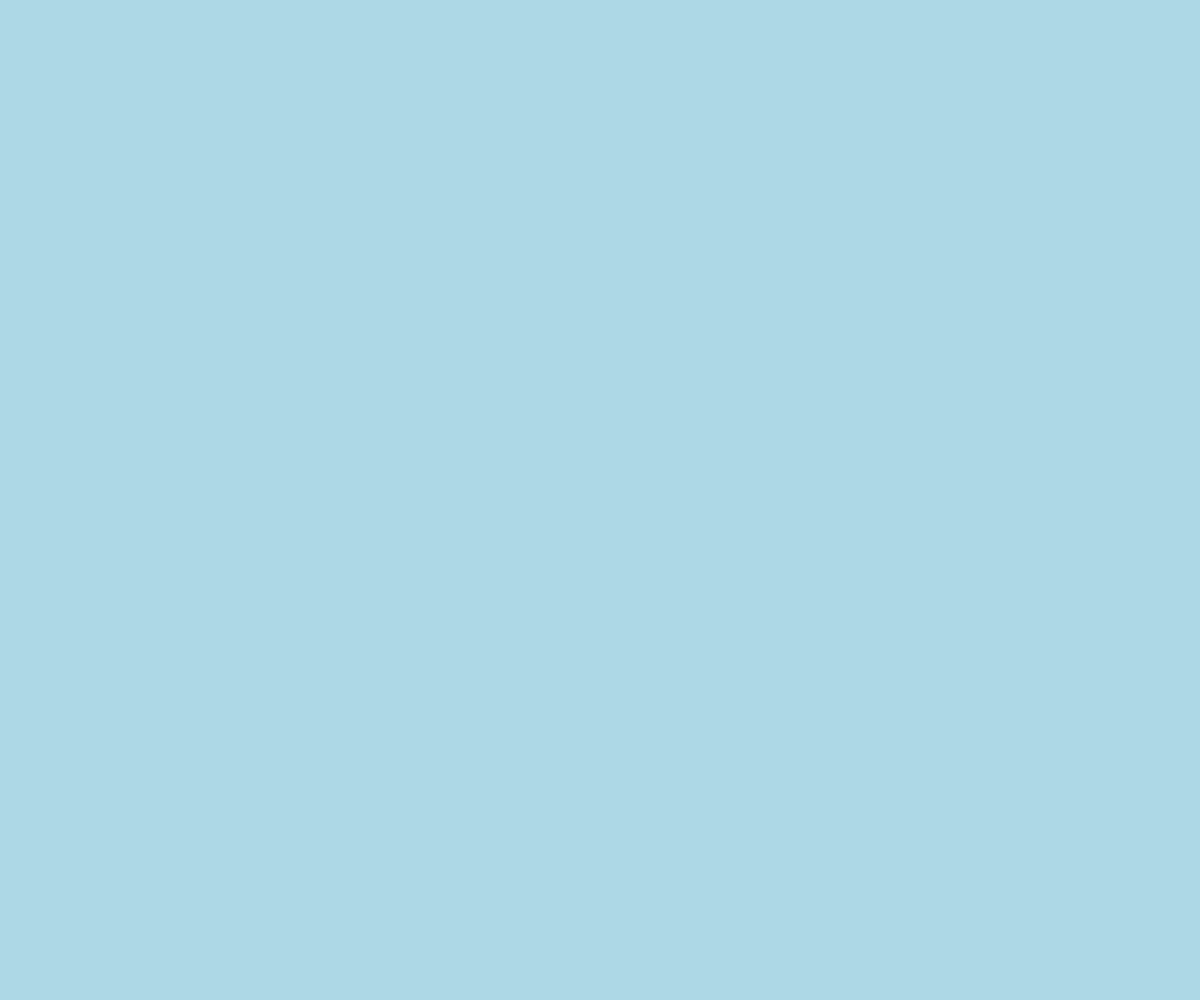
Frame 1 (no input)
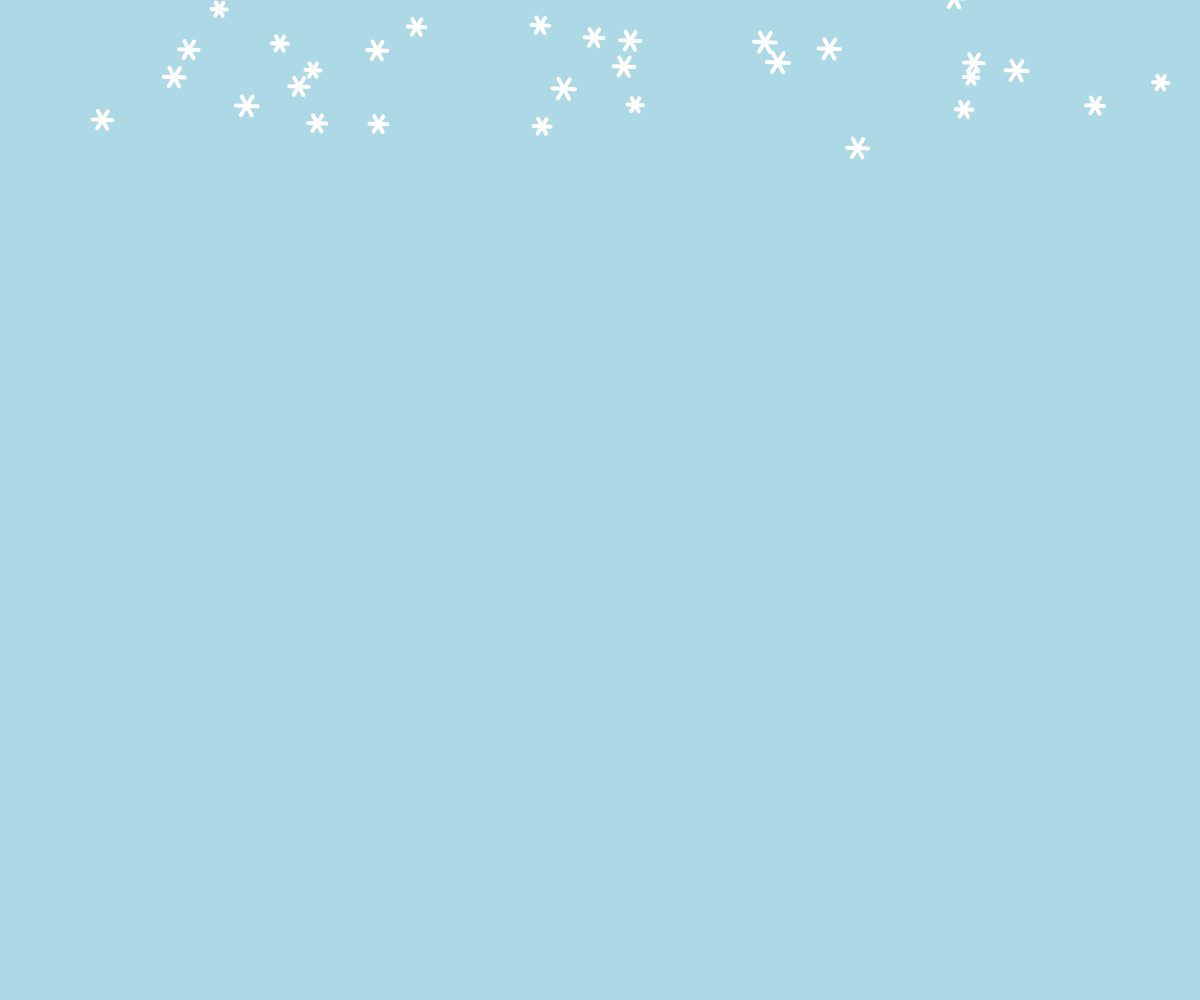
Frame 60 (no input)
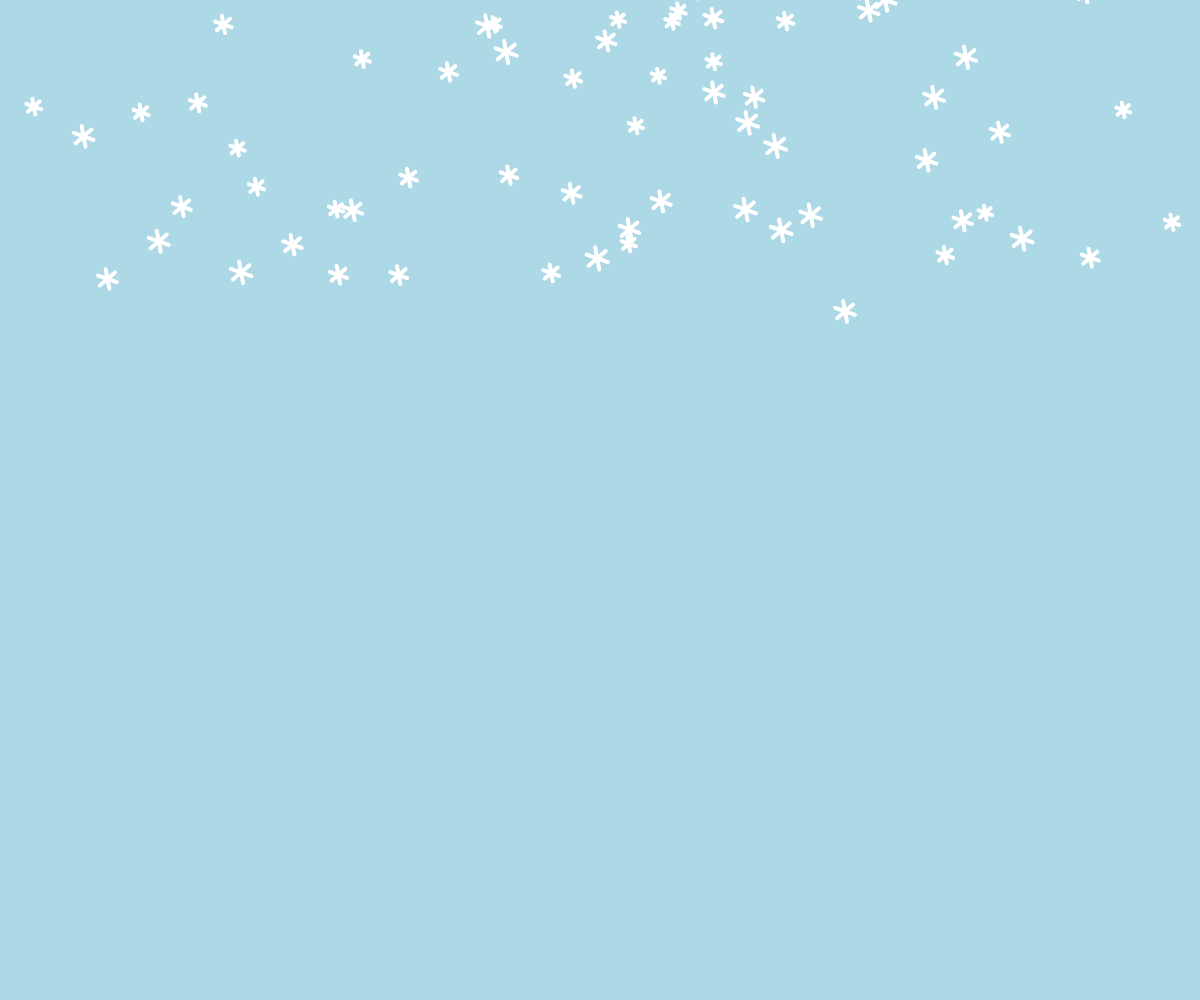
Frame 120 (the mouse pressed at the canvas centre since frame 60)

The p5.js sketch that drew these frames (run headless with seeded random() and noise() and a simulated clock; from frame 60 on, the mouse is pressed at the canvas centre):

// p5.js sketch
// ── sketch.js
let snowflakes = []; // array per contenere i fiocchi di neve
let snowmen = [];

function setup() {
  createCanvas(windowWidth, windowHeight);
  fill(240);
  noStroke();
}

// classe Snowman
class Snowman {
  constructor(x, y) {
    this.x = x;
    this.y = y;
    this.speed = 10; // velocità di caduta
  }

  update() {
    this.y += this.speed; // fa cadere il pupazzo di neve

    // rimuove il pupazzo di neve se è fuori dallo schermo
    if (this.y > height) {
      let index = snowmen.indexOf(this);
      snowmen.splice(index, 4);
    }
  }

  display() {
    // corpo del pupazzo di neve
    ellipse(this.x, this.y, 90); // cerchio inferiore
    ellipse(this.x, this.y - 65, 75); // cerchio del mezzo
    ellipse(this.x, this.y - 130, 50); // cerchio superiore

    // naso del pupazzo di neve (triangolo arancione)
    fill('orange');
    triangle(this.x, this.y - 130, this.x + 30, this.y - 135, this.x, this.y - 140);
    fill(240); // resetta il colore
  }
}

function mousePressed() {
  snowmen.push(new Snowman(mouseX, mouseY));
}

function draw() {
  background('LightBlue');
  let t = frameCount / 600; // aggiorna il tempo

  // crea un fiocco di neve casuale
  if (random() < 0.5) {
    snowflakes.push(new snowflake()); // aggiungi un fiocco di neve
  }

  // disegna i fiocchi di neve
  for (let flake of snowflakes) {
    flake.update(t); // aggiorna il fiocco di neve
    flake.display(); // disegna il fiocco di neve
  }

  // aggiungi questo nel tuo ciclo draw
  for (let snowman of snowmen) {
    snowman.update();
    snowman.display();
  }
}

// classe fiocco di neve
function snowflake() {
  // inizializza le proprietà
  this.posX = 0;
  this.posY = random(-50, 0);
  this.initialangle = random(0, 2 * PI);
  this.size = random(5, 8);

  // radiale
  this.radius = sqrt(random(pow(width / 2, 2)));

  this.update = function(time) {
    // x posizione
    let w = 0.6; // velocità angolare
    let angle = w * time + this.initialangle;
    this.posX = width / 2 + this.radius * sin(angle);

    // dimensioni differenti cadono a velocità diverse
    this.posY += pow(this.size, 0.5);

    // cancella se oltre la finestra
    if (this.posY > height) {
      let index = snowflakes.indexOf(this);
      snowflakes.splice(index, 1);
    }
  };

  this.display = function() {
    // disegna un fiocco di neve come una stella a 6 punte
    push();
    translate(this.posX, this.posY);
    rotate(frameCount / 200.0);
    stroke(255);
    strokeWeight(4);
    line(0, 0, this.size, this.size);
    line(0, 0, -this.size, -this.size);
    rotate(PI/3);
    line(0, 0, this.size, this.size);
    line(0, 0, -this.size, -this.size);
    rotate(PI/3);
    line(0, 0, this.size, this.size);
    line(0, 0, -this.size, -this.size);
    pop();
  };
}
